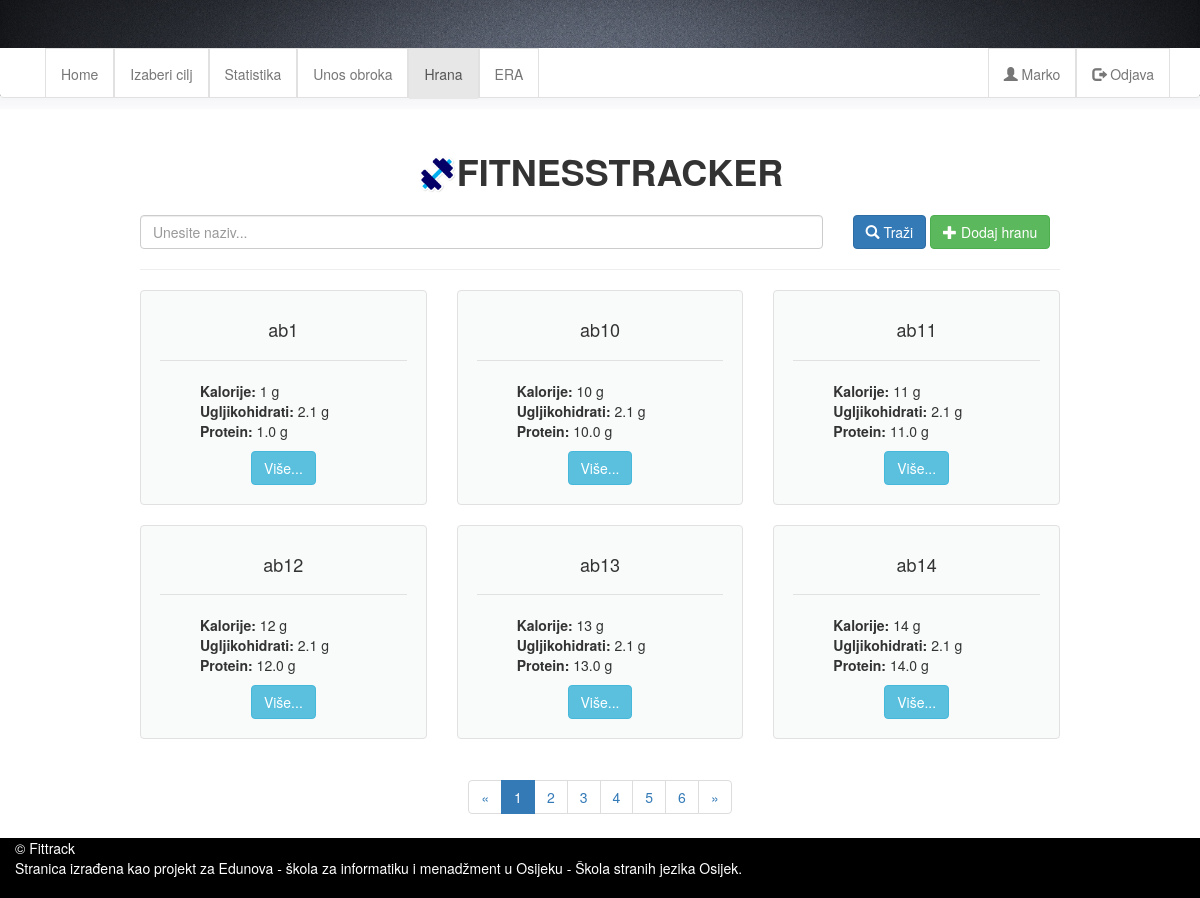
The page /private/hrana/obrok.php (signed in) on the database its author committed.
### tables this page shows
create table hrana(
id				int				not null primary key auto_increment,
naziv			varchar(50)		not null,
kalorije		int				not null,
masti			decimal(18,1)	not null,
zas_masti		decimal(18,1)	not null,
kolesterol		decimal(18,1)	not null,
natrij			decimal(18,1)	not null,
ugljikohidrati	decimal(18,1)	not null,
secer			decimal(18,1)	not null,
protein			decimal(18,1)	not null
);

### config.php (called while the page is built, shortened)
<?php
$locAPP="/fittrack/";

### private/hrana/obrok.php (the view, shortened to what this page needs)
<?php
include_once '../../config.php';
$uvjet="";
		if(isset($_GET["uvjet"])){
			$uvjet="%" . $_GET["uvjet"] . "%";
		}else{
			$uvjet="%";
		}
$perPage=6;
			$stmt = $conn -> prepare("
			select count(id) from hrana where naziv like :uvjet;
			");
			$stmt -> execute(array("uvjet" => $uvjet));
			$total = $stmt->fetchColumn();
			$totalPages=ceil($total/$perPage);
			if(isset($_GET["page"])){
				$page=$_GET["page"];
			}else{
				$page=1;
			}
			$from = $page*$perPage-$perPage;
?>
<!DOCTYPE html>
<html>
	<head>
		<?php include_once "../../template/head.php"; ?>
	</head>
	<body>
		<?php include_once "../../template/header.php"; ?>
		<section class="container">
			<div class="col-sm-2"></div>
			<div class="col-sm-8"><h1><img src="<?php echo $locAPP; ?>img/Gym.ico">FITNESSTRACKER</h1></div>
			<div class="col-sm-2"></div>
		</section>
		<section class="container">
			<div class="col-sm-1"></div>
			<div class="col-sm-10">
					<div class="row">
					<div class="col-md-9">
						<form action="<?php echo $_SERVER["PHP_SELF"]; ?>" method="GET">
							<input value="<?php echo str_replace("%","", $uvjet); ?>" type="text" name="uvjet" class="form-control" placeholder="Unesite naziv..." id="uvjet">
							</div>
							<div class="col-md-3">
							<button type="button submit" class="btn btn-primary"><span class="glyphicon glyphicon-search"></span> Traži</button>
							<a href="dodaj.php" class="btn btn-success"><span class="glyphicon glyphicon-plus"></span> Dodaj hranu</a>
				</div>
				</div>
				<hr>
				<div class="row">
				<?php
				$stmt = $conn -> prepare("select * from hrana where naziv like :uvjet order by naziv asc limit :from,:perPage;");
				$stmt -> execute(array("uvjet" => $uvjet, "from"=>$from,"perPage"=>$perPage));
				$total = $stmt->fetchAll(PDO::FETCH_OBJ);
					foreach ($total as $red) {
						?>
						<div class="col-lg-4 col-sm-6 col-md-4">
						<div class="thumbnail" id="ostalo">
						<div class="caption">
						<h4><?php echo $red->naziv ?></h4>
						<hr>
						<ul>
							<li><b>Kalorije:</b> <?php echo $red->kalorije ?> g</li>
							<li><b>Ugljikohidrati:</b> <?php echo $red->ugljikohidrati ?> g</li>
							<li><b>Protein:</b> <?php echo $red->protein ?> g</li>
						</ul>
						<a href="hrana.php?id=<?php echo $red->id ?><?php
						if(isset($uvjet)){
							?>
							&uvjet=<?php echo $uvjet; ?>
							<?php
						}
						 ?>" class="btn btn-info">Više...</a>
					</div>
				</div>
			</div>
						<?php
					}
				?>
			</div>
			<div class="col-sm-1"></div>
			<div class="col-md-12 col-sm-12">
				<nav aria-label="Page navigation">
  <ul class="pagination">
  <?php if($page==1){ ?>
    <li>
      <a href="?uvjet=<?php echo str_replace("%","", $uvjet); ?>&<?php echo "page=" . ($totalPages) ?>"" aria-label="Previous">
        <span aria-hidden="true">&laquo;</span>
      </a>
    </li>
    <?php } ?>
    <?php
    for($i=1;$i<=$totalPages;$i++):
			if($i==$page):
			 ?>
			<li class="active"><a href="#"><?php echo $i ?> <span class="sr-only">(current)</span></a></li>
			<?php else: ?>
			<li>
				<a href="?uvjet=<?php echo str_replace("%","", $uvjet); ?>&page=<?php echo $i; ?>" ><?php echo $i; ?></a>
			</li>
			<?php endif; ?>
			<?php endfor; ?>
	<?php if($page!=$totalPages){ ?>
    <li>
      <a href="?uvjet=<?php echo str_replace("%","", $uvjet); ?>&<?php echo "page=" . ($page+1) ?>" aria-label="Next">
        <span aria-hidden="true">&raquo;</span>
      </a>
    </li>
    <?php } ?>
  </ul>
</nav>
			</div>
		</section>
		<?php include_once "../../template/footer.php"; ?>
	</body>
</html>

### template/head.php (shortened to what this page needs)
<link rel="stylesheet" href="<?php echo "$locAPP" ?>bootstrap-3.3.7-dist/css/bootstrap.css" />
<link rel="stylesheet" type="text/css" href="<?php echo "$locAPP" ?>css/stil.css">

### template/header.php (shortened to what this page needs)
<header class="jumbotron">
			<div class="navbar navbar-default" role="navigation" id="navbar">
				<div class="container">
					<div class="navbar-collapse collapse">
						<ul class="nav navbar-nav">
							<li <?php if(basename($_SERVER['PHP_SELF'])=="index.php"){
            					echo ' class="active"';
        					} ?>><a href="<?php echo $locAPP; ?>private/index.php">Home</a></li>
							<li <?php if(basename($_SERVER['PHP_SELF'])=="cilj.php"){
            					echo ' class="active"';
        					} ?>><a href="<?php echo $locAPP; ?>private/cilj/cilj.php">Izaberi cilj</a></li>
							<li <?php if((basename($_SERVER['PHP_SELF'])=="statistika.php") || (basename($_SERVER['PHP_SELF'])=="tezina.php")){
            					echo ' class="active"';
        					} ?>><a href="<?php echo $locAPP; ?>private/statistika_tijela/statistika.php">Statistika</a></li>
        					<li <?php if(basename($_SERVER['PHP_SELF'])=="unosobroka.php"){
            					echo ' class="active"';
        					} ?>><a href="<?php echo $locAPP; ?>private/hrana/unosobroka.php">Unos obroka</a></li>
							<li <?php if(basename($_SERVER['PHP_SELF'])=="obrok.php"){
            					echo ' class="active"';
        					} ?>><a href="<?php echo $locAPP; ?>private/hrana/obrok.php">Hrana</a></li>
        					<li <?php if(basename($_SERVER['PHP_SELF'])=="era.php"){
            					echo ' class="active"';
        					} ?>><a href="<?php echo $locAPP; ?>private/era.php">ERA</a></li>
						</ul>
						<ul class="nav navbar-nav navbar-right">
							<li  <?php if(basename($_SERVER['PHP_SELF'])=="user.php"){
            					echo ' class="active"';
        					} ?>><a href="<?php echo $locAPP; ?>private/user.php"><span class="glyphicon glyphicon-user"></span> <?php echo $_SESSION["connected"][0]->ime ?></a></li>
							<li ><a href="<?php echo $locAPP; ?>logout.php"><span class="glyphicon glyphicon-log-out"></span> Odjava</a></li>
						</ul>
					</div>
				</div>
			</div>
		</header>

### template/footer.php (shortened to what this page needs)
<footer id="footer">
		<div class="col-lg-12">&copy; Fittrack <p>Stranica izrađena kao projekt za Edunova - škola za informatiku i menadžment u Osijeku - Škola stranih jezika Osijek.<p></div>
		</footer>

### css/stil.css (style rules this page uses)
body { background-image: url(../img/background2.jpg); background-width: 100%; background-position: right 96px; background-repeat: repeat-x; overflow-x:hidden; }
.jumbotron { background-image: url(../img/background.jpg); height: 96px; background-size: cover; align-items: center; width: 100%; }
#navbar { background-color: white; border: none; border-bottom:1px solid rgb(225,225,225); width: 100%; height: 50px; -webkit-border-top-left-radius: 0px; -webkit-border-top-right-radius: 0px; -moz-border-top-left-radius: 0px; -moz-border-top-right-radius: 0px; border-top-left-radius: 0px; border-top-right-radius: 0px; z-index: 9999; }
.navbar-default .navbar-nav > li { background-color: white; border: 1px solid rgb(225,225,225); height: 50px; }
.navbar-default .navbar-nav > li:active, .navbar-default .navbar-nav > .active { background-color: rgb(249,250,250); border: 1px solid rgb(225,225,225); border-bottom: none; height: 50px; }
.col-sm-8 { width:100%; }
.col-sm-8 h1 { font-weight: bold; text-align: center; }
.col-sm-8 h1 img { height: 40px; margin-bottom: 5px; }
section { padding-top: 5px; }
#ostalo { background-color: rgb(249,250,250); border: 1px solid rgb(225,225,225); padding: 10px; }
.col-md-12 { text-align: center; }
.col-lg-4 { text-align: center; }
.col-lg-4 ul { list-style-type: none; text-align: left; }
.col-lg-4 hr { border-color: rgb(225,225,225); }
footer .col-lg-12 { background-color: black; color: white; height: 60px; width:100%; }

### rows shown on the page
hrana: naziv "ab1", kalorije "1", ugljikohidrati "2.1", protein "1.0"
hrana: naziv "ab10", kalorije "10", ugljikohidrati "2.1", protein "10.0"
hrana: naziv "ab11", kalorije "11", ugljikohidrati "2.1", protein "11.0"
hrana: naziv "ab12", kalorije "12", ugljikohidrati "2.1", protein "12.0"
hrana: naziv "ab13", kalorije "13", ugljikohidrati "2.1", protein "13.0"
hrana: naziv "ab14", kalorije "14", ugljikohidrati "2.1", protein "14.0"

### other values the page prints
$_SESSION["connected"][0]->ime "Marko"
